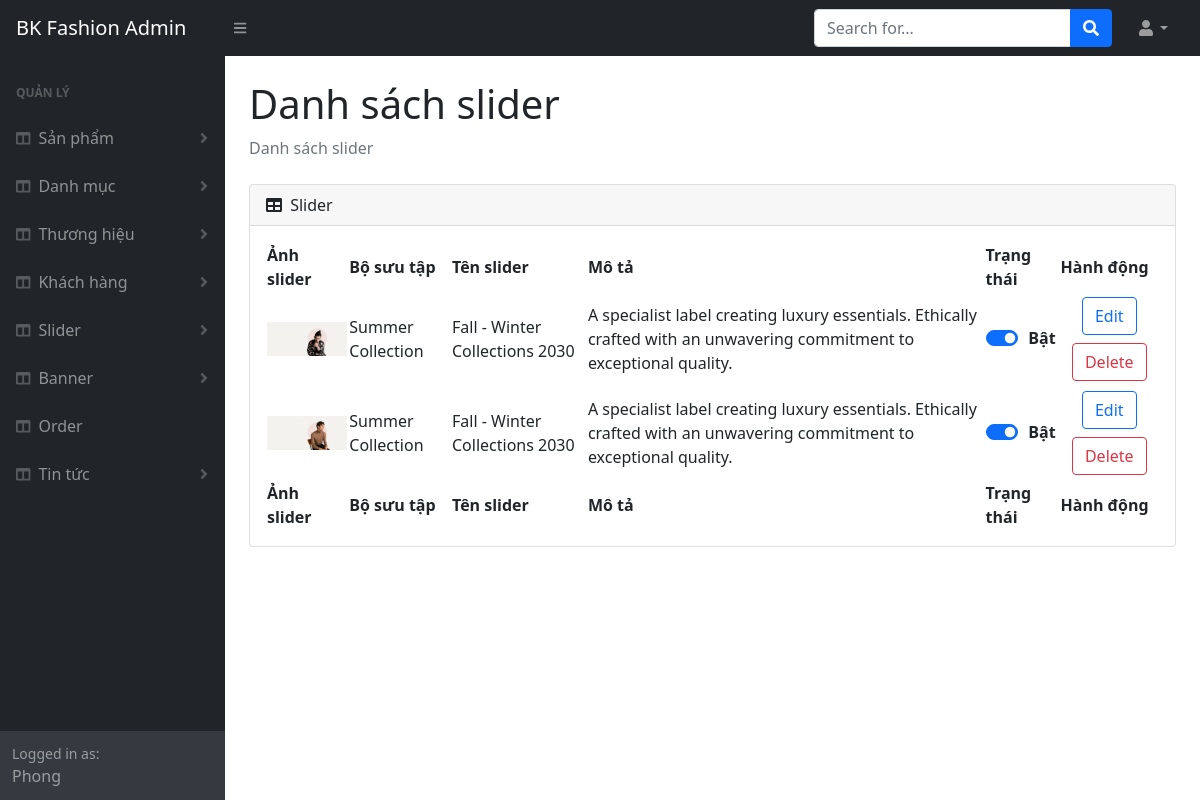
Screenshot of /admin/slider-list.php (signed in) with the database file from the repository.
### tables this page shows
CREATE TABLE `tbl_slider` (
  `id` int(11) NOT NULL,
  `sliderName` varchar(255) NOT NULL,
  `collectionName` varchar(255) NOT NULL,
  `description` text NOT NULL,
  `sliderImage` varchar(255) NOT NULL,
  `status` int(11) NOT NULL
);

### lib/database.php (called while the page is built, shortened)
<?php
Class Database{
   public $host   = DB_HOST;
   public $user   = DB_USER;
   public $pass   = DB_PASS;
   public $dbname = DB_NAME;
   public $link;
private function connectDB(){
   $this->link = new mysqli($this->host, $this->user, $this->pass,
    $this->dbname);
   mysqli_set_charset($this->link,"utf8");
 }
public function select($query){
  $result = $this->link->query($query) or
   die($this->link->error.__LINE__);
  if($result->num_rows > 0){
    return $result;
  } else {
    return false;
  }
 }
}

### classes/slider.php (called while the page is built, shortened)
<?php
	$filepath = realpath(dirname(__FILE__));
	include_once ($filepath.'/../lib/database.php');
class Slider
{
    private $db;
	public function __construct()
	{
		$this->db = new Database();
	}
    public function show_slider()
    {
        $query = "SELECT * FROM `tbl_slider` ORDER BY id DESC;";
        return $this->db->select($query);
    }
}

### admin/slider-list.php (the view, shortened to what this page needs)
<?php include 'inc_admin/header.php' ?>
<?php include 'inc_admin/sidebar.php' ?>
<?php include '../classes/slider.php';
    $slider = new Slider();
	$list_slider = $slider->show_slider();
?>
<div id="layoutSidenav_content">
    <main>
        <div class="container-fluid px-4">
            <h1 class="mt-4">Danh sách slider</h1>
            <ol class="breadcrumb mb-4">
                <li class="breadcrumb-item active">Danh sách slider</li>
            </ol>
            <div class="card mb-4">
                <div class="card-header">
                    <i class="fas fa-table me-1"></i>
                    Slider
                </div>
                <div class="card-body">
                    <table id="datatablesSimple">
                        <thead>
                            <tr>
                                <th>Ảnh slider</th>
                                <th>Bộ sưu tập</th>
                                <th>Tên slider</th>
                                <th>Mô tả</th>
                                <th>Trạng thái</th>
                                <th>Hành động</th>
                            </tr>
                        </thead>
                        <tfoot>
                            <tr>
                                <th>Ảnh slider</th>
                                <th>Bộ sưu tập</th>
                                <th>Tên slider</th>
                                <th>Mô tả</th>
                                <th>Trạng thái</th>
                                <th>Hành động</th>
                            </tr>
                        </tfoot>
                        <tbody>
                            <?php
                                if ($list_slider != false)
                                {
                                    while($row = $list_slider->fetch_assoc())
                                    {
                                        echo '
                                        <tr>
                                            <td class="text-center"><img src="../img/hero/'.$row["sliderImage"].'" alt="'.$row["sliderImage"].'" width = 80px"></td>
                                            <td>'.$row["collectionName"].'</td>
                                            <td>'.$row["sliderName"].'</td>
                                            <td>'.$row["description"].'</td>
                                            <td class="text-center">
                                                <div class="form-check form-switch text-center">';
                                                if ($row["status"]){
                                                    echo '<input class="form-check-input" type="checkbox" role="switch" id="mode'.$row["id"].'" name="status" checked onchange="switchChange('.$row["id"].', this.checked)">
                                                    <label class="form-check-label fw-bold" for="mode'.$row["id"].'" id="labelswitch'.$row["id"].'">Bật</label>';
                                                }
                                                else echo '<input class="form-check-input" type="checkbox" role="switch" id="mode'.$row["id"].'" name="status" onchange="switchChange('.$row["id"].', this.checked)">
                                                    <label class="form-check-label" for="mode'.$row["id"].'" id="labelswitch'.$row["id"].'">Tắt</label>';
                                        echo '
                                                </div>
                                            </td>
                                            <td class="text-center">
                                                <button class="btn btn-outline-primary my-1" onclick="location.assign(\'slider-edit.php?id='.$row["id"].'\');">Edit</Button>
                                                <button class="btn btn-outline-danger my-1" onclick="openDeleteConfirm(()=>{location.assign(\'?deleteId='.$row["id"].'\')});">Delete</button>
                                            </td>
                                        </tr>';
                                    }
                                }
                            ?>
                        </tbody>
                    </table>
                </div>
            </div>
        </div>
    </main>
</div>
<?php include 'inc_admin/footer.php' ?>

### rows the page displays
tbl_slider: sliderImage (picture), collectionName "Summer Collection", sliderName "Fall - Winter Collections 2030", description "A specialist label creating luxury essentials. Ethically crafted with an unwavering commitment to exceptional quality."
tbl_slider: sliderImage (picture), collectionName "Summer Collection", sliderName "Fall - Winter Collections 2030", description "A specialist label creating luxury essentials. Ethically crafted with an unwavering commitment to exceptional quality."

### other values shown
Session::get('user_name') "Phong"
